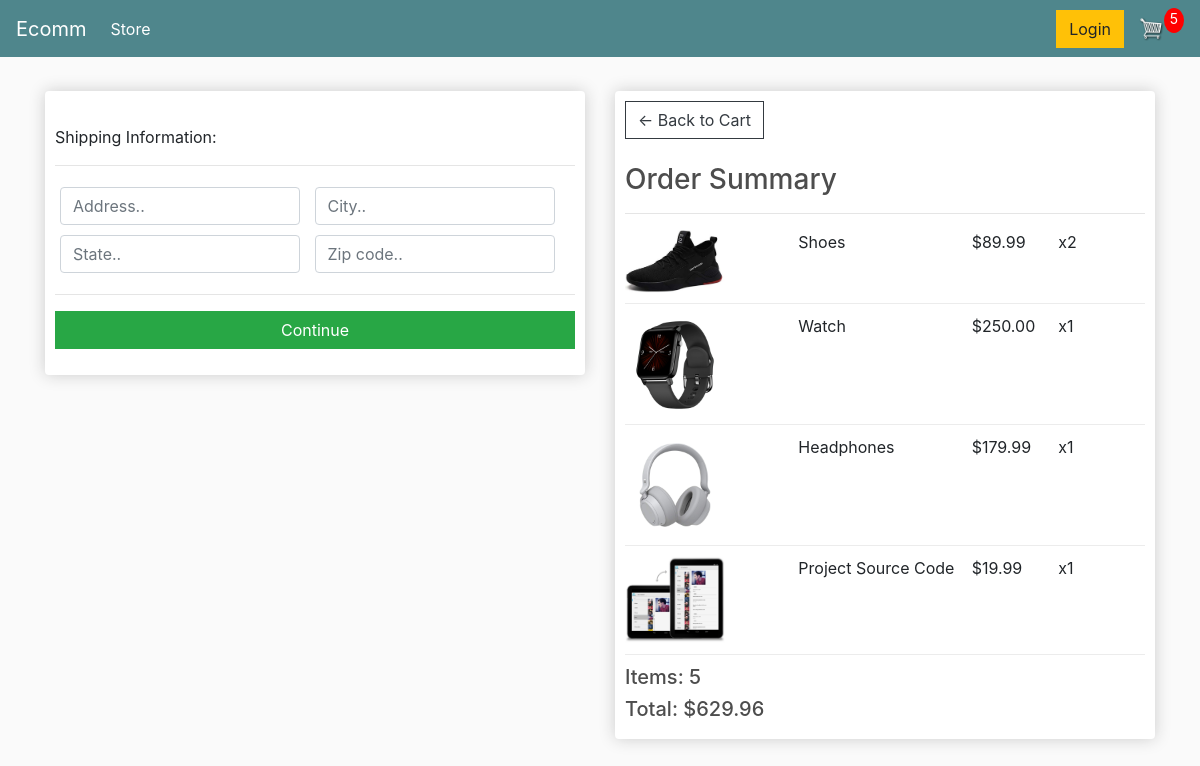
Screenshot of /checkout/ (signed in) with the database file from the repository.
### store/models.py (models this page shows, shortened)
class Order(models.Model):
	customer=models.ForeignKey(Customer,on_delete=models.SET_NULL,null=True,blank=True)
	date_ordered=models.DateTimeField(auto_now_add=True)
	complete=models.BooleanField(default=False,null=True,blank=False)
	transaction_id=models.CharField(max_length=200,null=True)
	@property
	def shipping(self):
		shipping = False
		orderitems = self.orderitem_set.all() #if any one item is physical we will display the shipping page
		for i in orderitems:
			if i.product.digital == False:
				shipping = True
		return shipping
	@property
	def get_cart_total(self):
		orderitem=self.orderitem_set.all() #getting all orderitem in a given order in orderitem
		total=sum(item.get_total for item in orderitem) #looping over diff orderitems in a given order
		return total
	def get_cart_items(self):
		orderitem=self.orderitem_set.all()
		total=sum(item.quantity for item in orderitem)
		return total

class OrderItem(models.Model):
	product = models.ForeignKey(Product, on_delete=models.SET_NULL, null=True)#multiple orders multiple items in cart
	order = models.ForeignKey(Order, on_delete=models.SET_NULL, null=True)
	quantity = models.IntegerField(default=0, null=True, blank=True)
	date_added = models.DateTimeField(auto_now_add=True)
	@property
	def get_total(self):
		total=self.product.price*self.quantity
		return total

class Product(models.Model):
	name=models.CharField(max_length=200,null=True)
	price=models.DecimalField(max_digits=5,decimal_places=2)
	digital=models.BooleanField(default=False,null=True,blank=False)#to check wether we need to ship it or not
	image=models.ImageField(null=True)
	@property #if image is not present else we will get error if we dont want to use decorator simply use product.image.url in store.html
	def imageURL(self):
		try:
			url=self.image.url
		except:
			url=""
		return url

### store/views.py (the view)
# urls.py: path('checkout/',views.checkout,name="checkout"),
def checkout(request):
	data = cartData(request)
	cartItems = data['cartItems']
	order = data['order']
	items = data['items']
	context ={'items':items,'order':order,'cartItems':cartItems,}
	return render(request,'store/checkout.html',context)

### store/utility.py (called while the page is built)
def cartData(request):
	if request.user.is_authenticated:
		customer = request.user.customer
		order, created = Order.objects.get_or_create(customer=customer, complete=False)
		items = order.orderitem_set.all() #querying with parent table order we get orderitem
		cartItems = order.get_cart_items
	else:
		cookieData = cookieCart(request)
		cartItems = cookieData['cartItems']
		order = cookieData['order']
		items = cookieData['items']
	return {'cartItems':cartItems, 'order':order, 'items':items}

### store/templates/store/checkout.html (shortened to what this page needs)
{% extends 'store/main.html' %}
{% load static %}
{% block content %}
<div class="row">
	<div class="col-lg-6">
	 <div class="box-element" id="form-wrapper">
		<form id="form">
			<div id="shipping-info">
				<br>
				<p>Shipping Information:</p>
				<hr>
				<div class="form-field">
					<input class="form-control" type="text" name="address" placeholder="Address..">
				</div>
				<div class="form-field">
					<input class="form-control" type="text" name="city" placeholder="City..">
				</div>
				<div class="form-field">
					<input class="form-control" type="text" name="state" placeholder="State..">
				</div>
				<div class="form-field">
					<input class="form-control" type="text" name="zipcode" placeholder="Zip code..">
				</div>
			</div>
			<hr>
			<input id="form-button" class="btn btn-success btn-block" type="submit" value="Continue">
		</form>
     </div>
	 <br>
	</div>
	<div class="col-lg-6">
		<div class="box-element">
			<a  class="btn btn-outline-dark" href="{% url 'cart' %}">&#x2190; Back to Cart</a>
		<br>
		<br>
		<h3>Order Summary</h3>
		<hr>
		{%for item in items%}
		<div class="cart-row">
			<div style="flex:2"><img class="row-image" src="{{item.product.imageURL}}"></div>
			<div style="flex:2"><p>{{item.product.name}}</p></div>
			<div style="flex:1"><p>${{item.product.price|floatformat:2}}</p></div>
			<div style="flex:1"><p>x{{item.quantity}}</p></div>
		</div>
		{%endfor%}
		<h5>Items:   {{order.get_cart_items}}</h5>
		<h5>Total:   ${{order.get_cart_total|floatformat:2}}</h5>
      </div>
	</div>
</div>
{% endblock content %}

### store/templates/store/main.html (shortened to what this page needs)
{% load static %}
<html>
    <head>
		<link rel="stylesheet" href="https://stackpath.bootstrapcdn.com/bootstrap/4.4.1/css/bootstrap.min.css">
        <link rel="stylesheet" type="text/css" href="{% static 'css/main.css' %}">
     </head>
     <body>
     <nav class="navbar navbar-expand-lg navbar-dark bg-dark">
		<a class="navbar-brand" href="{% url 'store' %}">Ecomm</a>
		<div class="collapse navbar-collapse" id="navbarSupportedContent">
			<ul class="navbar-nav mr-auto">
			<li class="nav-item active">
				<a class="nav-link" href="{% url 'store' %}">Store <span class="sr-only">(current)</span></a>
			</li>
			</ul>
			<div class="form-inline my-2 my-lg-0">
				<a href="#"class="btn btn-warning">Login</a>
				<a href="{% url 'cart' %}">
					<img  id="cart-icon" src="{% static 'images/cart.png' %}">
				</a>
				<p id="cart-total">{{cartItems}}</p>
    </div>
		</div>
    </nav>
         <div class="container">
                <br>
                {% block content %}
                 {% endblock content %}
         </div>
     </body>
</html>

### static/css/main.css (style rules this page uses)
body { background-color: hsl(0, 0%, 98%); }
h1,h2,h3,h4,h5,h6 { color:hsl(0, 0%, 30%); }
.box-element { box-shadow:hsl(0, 0%, 80%) 0 0 16px; background-color: #fff; border-radius: 4px; padding: 10px; }
.bg-dark { background-color: #4f868c!important; }
#cart-icon { width:25px; display: inline-block; margin-left: 15px; }
#cart-total { display: block; text-align: center; color:#fff; background-color: red; width: 20px; height: 25px; border-radius: 50%; font-size: 14px; }
.col-lg-4, .col-lg-6, .col-lg-8, .col-lg-12 { margin-top: 10px; }
.btn { border-radius: 0; }
.row-image { width: 100px; }
.form-field { width:250px; display: inline-block; padding: 5px; }
.cart-row { display: flex; align-items: flex-stretch; padding-bottom: 10px; margin-bottom: 10px; border-bottom: 1px solid #ececec; }

### rows the page displays
Order: id.quantity "5", get_cart_items "5", get_cart_total "629.96"
OrderItem: product.imageURL (picture), product.name "Shoes", product.price "89.99", quantity "2"
OrderItem: product.imageURL (picture), product.name "Watch", product.price "250.00", quantity "1"
OrderItem: product.imageURL (picture), product.name "Headphones", product.price "179.99", quantity "1"
OrderItem: product.imageURL (picture), product.name "Project Source Code", product.price "19.99", quantity "1"
